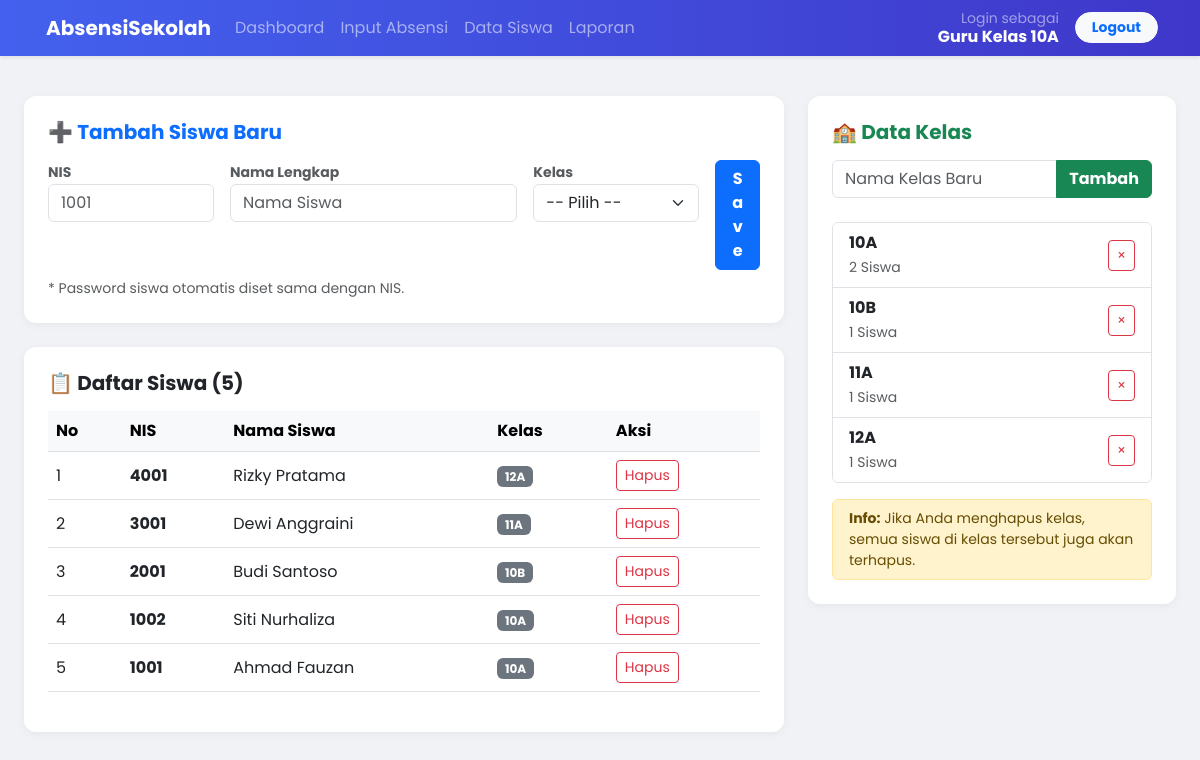
The app's page /siswa.php (signed in) with its own data.
### tables this page shows
CREATE TABLE siswa (
  id INT AUTO_INCREMENT PRIMARY KEY,
  nama_siswa VARCHAR(100) NOT NULL,
  nis VARCHAR(20) NOT NULL,
  id_kelas INT,
  FOREIGN KEY (id_kelas) REFERENCES kelas(id) ON DELETE CASCADE
);

CREATE TABLE kelas (
  id INT AUTO_INCREMENT PRIMARY KEY,
  nama_kelas VARCHAR(50) NOT NULL
);

### siswa.php (the view, shortened to what this page needs)
<?php
require 'koneksi.php';
$q_kelas = "SELECT k.*, COUNT(s.id) as total_siswa
            FROM kelas k LEFT JOIN siswa s ON k.id=s.id_kelas
            GROUP BY k.id ORDER BY k.nama_kelas ASC";
$kelas = $mysqli->query($q_kelas)->fetch_all(MYSQLI_ASSOC);
$q_siswa = "SELECT s.*, k.nama_kelas FROM siswa s
            LEFT JOIN kelas k ON s.id_kelas=k.id
            ORDER BY s.id DESC";
$siswa = $mysqli->query($q_siswa)->fetch_all(MYSQLI_ASSOC);
?>
<!doctype html>
<html lang="id">
<head>
    <link href="https://cdn.jsdelivr.net/npm/bootstrap@5.3.0/dist/css/bootstrap.min.css" rel="stylesheet">
</head>
<body>
<?php include 'navbar.php'; ?>
<div class="container-fluid px-4 py-4">
    <div class="row g-4">
        <div class="col-lg-8">
            <div class="card card-custom p-4 mb-4">
                <h5 class="fw-bold mb-3 text-primary">➕ Tambah Siswa Baru</h5>
                <form method="post" class="row g-3">
                    <div class="col-md-3">
                        <label class="small fw-bold text-muted">NIS</label>
                        <input name="nis" class="form-control" placeholder="1001" required>
                    </div>
                    <div class="col-md-5">
                        <label class="small fw-bold text-muted">Nama Lengkap</label>
                        <input name="nama" class="form-control" placeholder="Nama Siswa" required>
                    </div>
                    <div class="col-md-3">
                        <label class="small fw-bold text-muted">Kelas</label>
                        <select name="id_kelas" class="form-select" required>
                            <option value="">-- Pilih --</option>
                        </select>
                    </div>
                    <div class="col-md-1 d-flex align-items-end">
                        <button name="tambah_siswa" class="btn btn-primary w-100 fw-bold">Save</button>
                    </div>
                </form>
                <div class="mt-2 small text-muted">* Password siswa otomatis diset sama dengan NIS.</div>
            </div>
            <div class="card card-custom p-4">
                <h5 class="fw-bold mb-3">📋 Daftar Siswa (<?php echo count($siswa); ?>)</h5>
                <div class="table-responsive">
                    <table class="table table-hover align-middle">
                        <thead class="table-light">
                            <tr>
                                <th>No</th>
                                <th>NIS</th>
                                <th>Nama Siswa</th>
                                <th>Kelas</th>
                                <th>Aksi</th>
                            </tr>
                        </thead>
                        <tbody>
                        <?php $no=1; foreach($siswa as $s): ?>
                            <tr>
                                <td><?php echo $no++; ?></td>
                                <td class="fw-bold"><?php echo htmlspecialchars($s['nis']); ?></td>
                                <td><?php echo htmlspecialchars($s['nama_siswa']); ?></td>
                                <td><span class="badge bg-secondary"><?php echo htmlspecialchars($s['nama_kelas'] ?? '-'); ?></span></td>
                                <td>
                                    <a href="siswa.php?hapus_siswa=<?php echo $s['id']; ?>"
                                       class="btn btn-sm btn-outline-danger"
                                       onclick="return confirm('Hapus siswa ini?')">Hapus</a>
                                </td>
                            </tr>
                        <?php endforeach; ?>
                        </tbody>
                    </table>
                </div>
            </div>
        </div>
        <div class="col-lg-4">
            <div class="card card-custom p-4 sticky-top" style="top: 20px; z-index:1;">
                <h5 class="fw-bold mb-3 text-success">🏫 Data Kelas</h5>
                <form method="post" class="mb-4">
                    <div class="input-group">
                        <input type="text" name="nama_kelas" class="form-control" placeholder="Nama Kelas Baru" required>
                        <button name="tambah_kelas" class="btn btn-success fw-bold">Tambah</button>
                    </div>
                </form>
                <div class="table-scroll border rounded">
                    <ul class="list-group list-group-flush">
                        <?php foreach($kelas as $k): ?>
                        <li class="list-group-item d-flex justify-content-between align-items-center">
                            <div>
                                <strong><?php echo htmlspecialchars($k['nama_kelas']); ?></strong>
                                <br><small class="text-muted"><?php echo $k['total_siswa']; ?> Siswa</small>
                            </div>
                            <a href="siswa.php?hapus_kelas=<?php echo $k['id']; ?>"
                               class="btn btn-sm btn-outline-danger"
                               onclick="return confirm('PERINGATAN!\nMenghapus kelas akan menghapus SEMUA SISWA di dalamnya.\n\nYakin hapus kelas <?php echo htmlspecialchars($k['nama_kelas']); ?>?')">
                               ×
                            </a>
                        </li>
                        <?php endforeach; ?>
                    </ul>
                </div>
                <div class="alert alert-warning mt-3 mb-0 py-2 small">
                    <i class="bi bi-exclamation-triangle"></i> <b>Info:</b> Jika Anda menghapus kelas, semua siswa di kelas tersebut juga akan terhapus.
                </div>
            </div>
        </div>
    </div>
</div>
</body>
</html>

### siswa.php (style rules this page uses)
body { background: #f0f2f5; font-family: 'Poppins', sans-serif; }
.card-custom { border:none; border-radius:12px; box-shadow:0 2px 8px rgba(0,0,0,0.05); }
.table-scroll { max-height: 400px; overflow-y: auto; }

### records on screen
siswa: nis "4001", nama_siswa "Rizky Pratama", id_kelas.nama_kelas "12A"
siswa: nis "3001", nama_siswa "Dewi Anggraini", id_kelas.nama_kelas "11A"
siswa: nis "2001", nama_siswa "Budi Santoso", id_kelas.nama_kelas "10B"
siswa: nis "1002", nama_siswa "Siti Nurhaliza", id_kelas.nama_kelas "10A"
siswa: nis "1001", nama_siswa "Ahmad Fauzan", id_kelas.nama_kelas "10A"
kelas: nama_kelas "10A", total_siswa "2"
kelas: nama_kelas "10B", total_siswa "1"
kelas: nama_kelas "11A", total_siswa "1"
kelas: nama_kelas "12A", total_siswa "1"

### other values on screen
$_SESSION['user']['nama_lengkap'] "Guru Kelas 10A"
count($siswa) "5"
